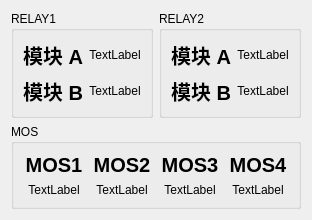
      <widget class="QWidget" name="tab_3">
       <attribute name="title">
        <string>输出</string>
       </attribute>
       <layout class="QGridLayout" name="gridLayout_27">
        <item row="0" column="0">
         <widget class="QGroupBox" name="groupBox_19">
          <property name="title">
           <string>RELAY1 </string>
          </property>
          <layout class="QGridLayout" name="gridLayout_24">
           <item row="1" column="1">
            <widget class="QLabel" name="relay1_b_label">
             <property name="text">
              <string>TextLabel</string>
             </property>
             <property name="alignment">
              <set>Qt::AlignCenter</set>
             </property>
            </widget>
           </item>
           <item row="0" column="1">
            <widget class="QLabel" name="relay1_a_label">
             <property name="text">
              <string>TextLabel</string>
             </property>
             <property name="alignment">
              <set>Qt::AlignCenter</set>
             </property>
            </widget>
           </item>
           <item row="0" column="0">
            <widget class="QLabel" name="label_31">
             <property name="font">
              <font>
               <pointsize>15</pointsize>
               <bold>true</bold>
              </font>
             </property>
             <property name="text">
              <string>模块 A</string>
             </property>
             <property name="alignment">
              <set>Qt::AlignCenter</set>
             </property>
            </widget>
           </item>
           <item row="1" column="0">
            <widget class="QLabel" name="label_32">
             <property name="font">
              <font>
               <pointsize>15</pointsize>
               <bold>true</bold>
              </font>
             </property>
             <property name="text">
              <string>模块 B</string>
             </property>
             <property name="alignment">
              <set>Qt::AlignCenter</set>
             </property>
            </widget>
           </item>
          </layout>
         </widget>
        </item>
        <item row="0" column="1">
         <widget class="QGroupBox" name="groupBox_20">
          <property name="title">
           <string>RELAY2</string>
          </property>
          <layout class="QGridLayout" name="gridLayout_26">
           <item row="1" column="1">
            <widget class="QLabel" name="relay2_b_label">
             <property name="text">
              <string>TextLabel</string>
             </property>
             <property name="alignment">
              <set>Qt::AlignCenter</set>
             </property>
            </widget>
           </item>
           <item row="0" column="1">
            <widget class="QLabel" name="relay2_a_label">
             <property name="text">
              <string>TextLabel</string>
             </property>
             <property name="alignment">
              <set>Qt::AlignCenter</set>
             </property>
            </widget>
           </item>
           <item row="0" column="0">
            <widget class="QLabel" name="label_33">
             <property name="font">
              <font>
               <pointsize>15</pointsize>
               <bold>true</bold>
              </font>
             </property>
             <property name="text">
              <string>模块 A</string>
             </property>
             <property name="alignment">
              <set>Qt::AlignCenter</set>
             </property>
            </widget>
           </item>
           <item row="1" column="0">
            <widget class="QLabel" name="label_34">
             <property name="font">
              <font>
               <pointsize>15</pointsize>
               <bold>true</bold>
              </font>
             </property>
             <property name="text">
              <string>模块 B</string>
             </property>
             <property name="alignment">
              <set>Qt::AlignCenter</set>
             </property>
            </widget>
           </item>
          </layout>
         </widget>
        </item>
        <item row="1" column="0" colspan="2">
         <widget class="QGroupBox" name="groupBox_21">
          <property name="title">
           <string>MOS</string>
          </property>
          <layout class="QGridLayout" name="gridLayout_25">
           <item row="0" column="0">
            <widget class="QLabel" name="label_27">
             <property name="font">
              <font>
               <pointsize>15</pointsize>
               <bold>true</bold>
              </font>
             </property>
             <property name="text">
              <string>MOS1</string>
             </property>
             <property name="alignment">
              <set>Qt::AlignCenter</set>
             </property>
            </widget>
           </item>
           <item row="0" column="1">
            <widget class="QLabel" name="label_28">
             <property name="font">
              <font>
               <pointsize>15</pointsize>
               <bold>true</bold>
              </font>
             </property>
             <property name="text">
              <string>MOS2</string>
             </property>
             <property name="alignment">
              <set>Qt::AlignCenter</set>
             </property>
            </widget>
           </item>
           <item row="0" column="2">
            <widget class="QLabel" name="label_29">
             <property name="font">
              <font>
               <pointsize>15</pointsize>
               <bold>true</bold>
              </font>
             </property>
             <property name="text">
              <string>MOS3</string>
             </property>
             <property name="alignment">
              <set>Qt::AlignCenter</set>
             </property>
            </widget>
           </item>
           <item row="0" column="3">
            <widget class="QLabel" name="label_30">
             <property name="font">
              <font>
               <pointsize>15</pointsize>
               <bold>true</bold>
              </font>
             </property>
             <property name="text">
              <string>MOS4</string>
             </property>
             <property name="alignment">
              <set>Qt::AlignCenter</set>
             </property>
            </widget>
           </item>
           <item row="1" column="0">
            <widget class="QLabel" name="mos1_label">
             <property name="text">
              <string>TextLabel</string>
             </property>
             <property name="alignment">
              <set>Qt::AlignCenter</set>
             </property>
            </widget>
           </item>
           <item row="1" column="1">
            <widget class="QLabel" name="mos2_label">
             <property name="text">
              <string>TextLabel</string>
             </property>
             <property name="alignment">
              <set>Qt::AlignCenter</set>
             </property>
            </widget>
           </item>
           <item row="1" column="2">
            <widget class="QLabel" name="mos3_label">
             <property name="text">
              <string>TextLabel</string>
             </property>
             <property name="alignment">
              <set>Qt::AlignCenter</set>
             </property>
            </widget>
           </item>
           <item row="1" column="3">
            <widget class="QLabel" name="mos4_label">
             <property name="text">
              <string>TextLabel</string>
             </property>
             <property name="alignment">
              <set>Qt::AlignCenter</set>
             </property>
            </widget>
           </item>
          </layout>
         </widget>
        </item>
       </layout>
      </widget>
